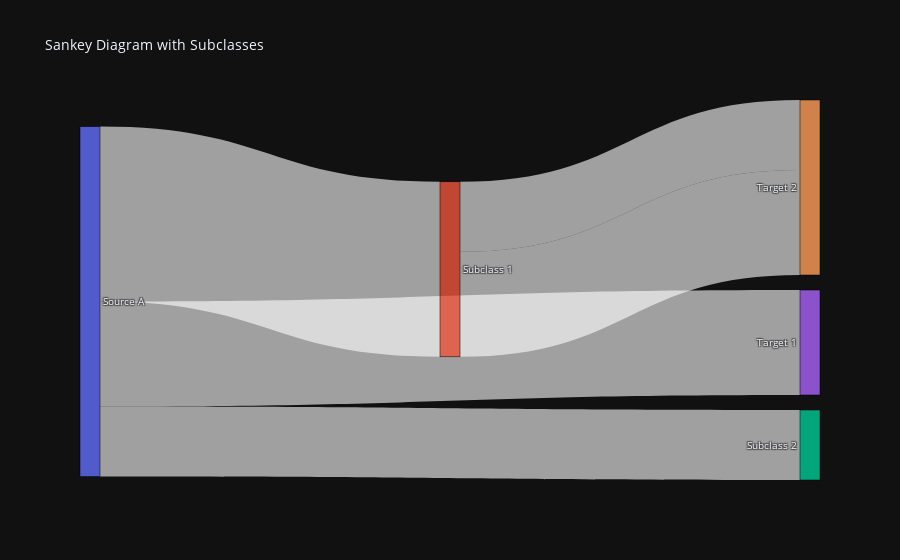

The notebook cell saved with this chart:
### Code cell
import plotly.graph_objects as go

# 节点标识符
node_labels = ['Source A', 'Subclass 1', 'Subclass 2', 'Target 1', 'Target 2']

# 节点间链接
source = [0, 0, 0, 1, 1]
target = [1, 2, 3, 4, 4]
value = [100, 40, 60, 40, 60]

# 创建 Sankey 图
fig = go.Figure(go.Sankey(
    node=dict(
        pad=15,
        thickness=20,
        line=dict(color='black', width=0.5),
        label=node_labels
    ),
    link=dict(
        source=source,
        target=target,
        value=value
    )
))

fig.update_layout(title_text="Sankey Diagram with Subclasses", font_size=10)
fig.show()

### Figure 1 — Plotly figure (JSON) as saved in the notebook; plotly's stock layout.template omitted (floating-point values rounded to 4 significant figures)
{"data": [{"link": {"source": [0, 0, 0, 1, 1], "target": [1, 2, 3, 4, 4], "value": [100, 40, 60, 40, 60]}, "node": {"label": ["Source A", "Subclass 1", "Subclass 2", "Target 1", "Target 2"], "line": {"color": "black", "width": 0.5}, "pad": 15, "thickness": 20}, "type": "sankey"}], "layout": {"title": {"text": "Sankey Diagram with Subclasses"}, "font": {"size": 10}}}
